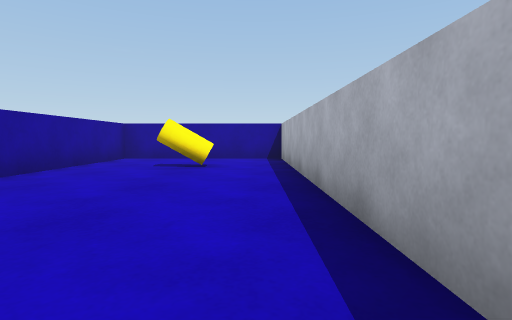
view 1 (above)

16 first-person views from a walk through a 3-D level made in the Unity game engine. The camera is 0.57 m above the floor, tilts 4° down and sees 80° across. The floor is counted in squares, 1 m on a side. Each view is taken from the middle of a square. On the plan, view 1 faces up. The plan holds only what a view shows up to about 9 squares ahead; the rest is blank. The player character is not drawn.

view 2
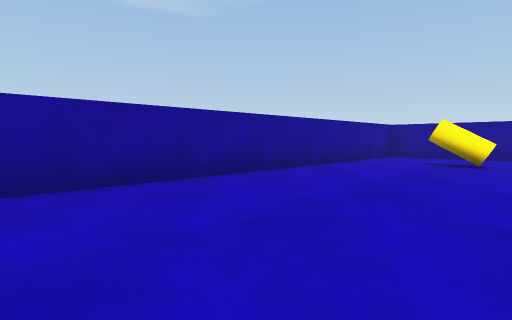

view 3
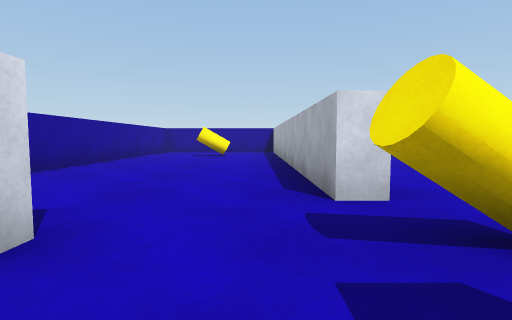

view 4
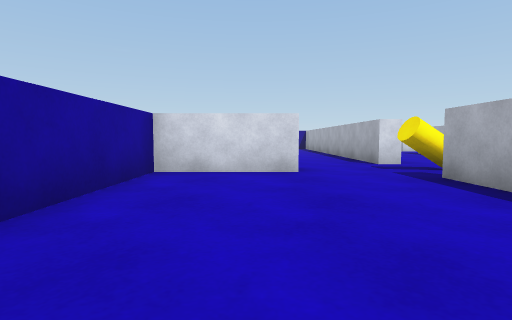

view 5
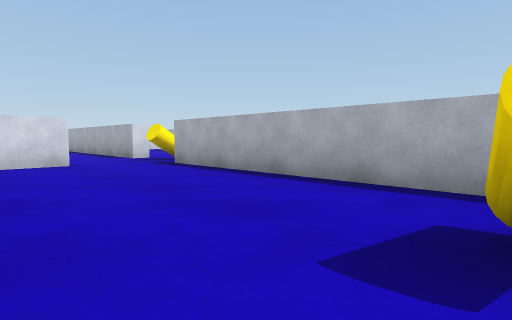

view 6
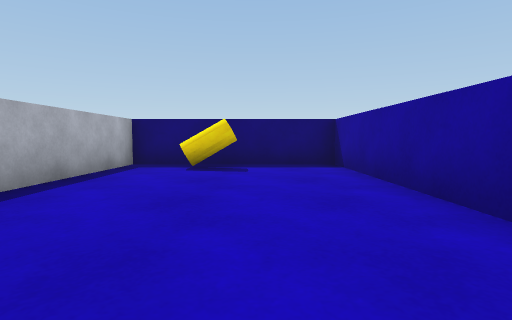

view 7
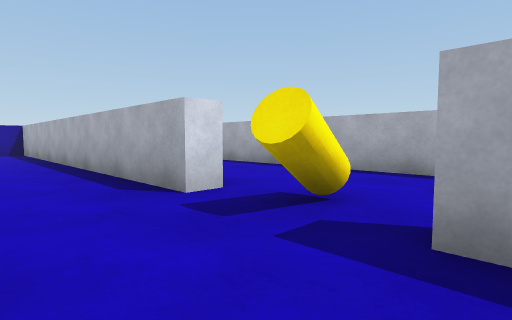

view 8
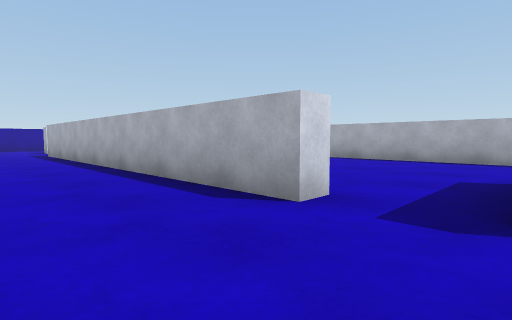

view 9
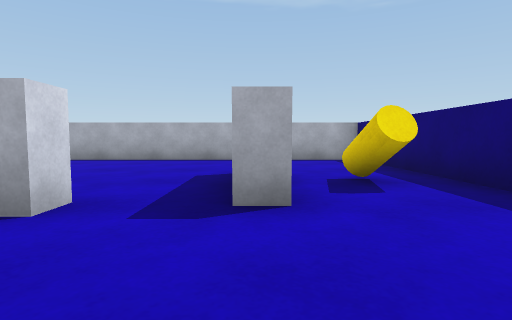

view 10
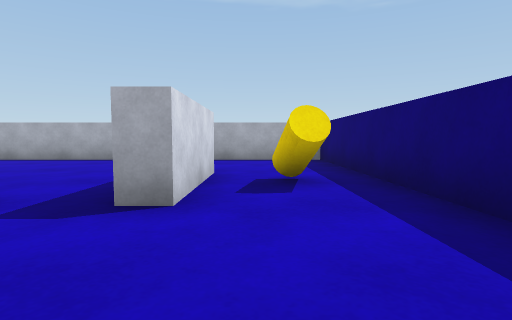

view 11
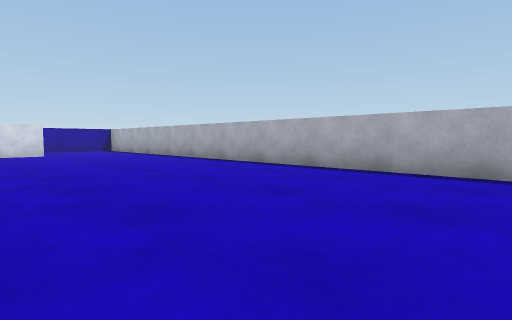

view 12
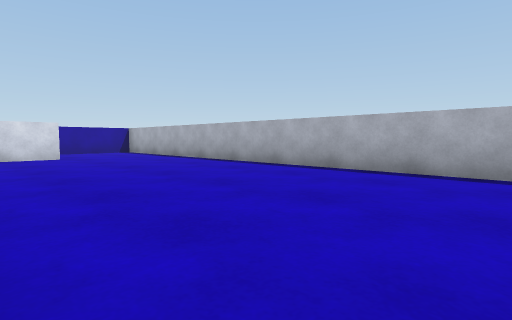

view 13
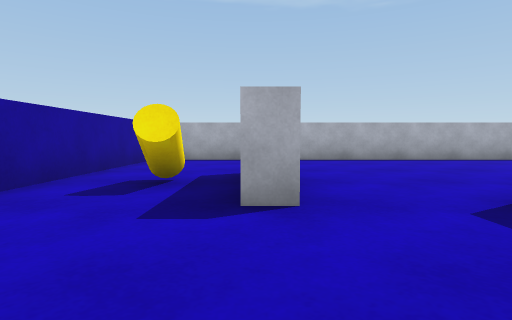

view 14
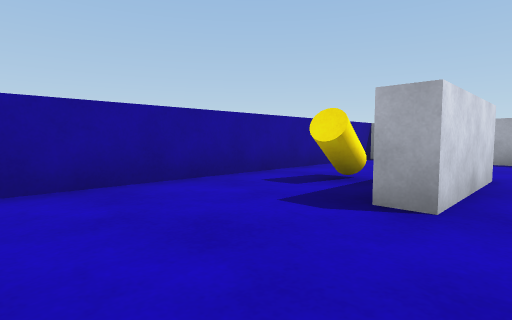

view 15
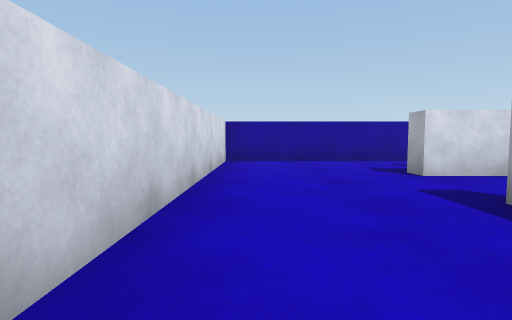

view 16
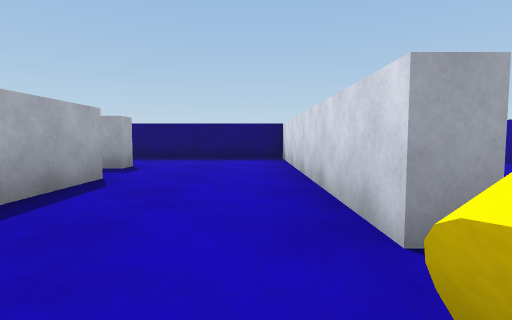

### Floor plan
Ten units are one square. View 1 is at (0, 0); x grows to the right and y downward. Boxes are objects, and circles mark ways between rooms. Rooms are numbered by the first view taken in them; rooms with no view inside come last. Other rooms are left out.
<svg viewBox="-42 -92 150 205">
<path fill="none" stroke="#000" d="M7 12 7 -87 -37 -87 -37 8M-12 28 -37 28 -37 108 7 108 7 36 12 36M12 12 7 12M12 36 12 108 103 108 103 -87 12 -87 12 -19M48 64 42 64 42 -38M71 -56 46 -56 46 -62M71 83 46 83 46 78 50 78"/>
<rect x="-15" y="-65" width="10" height="10" fill="#bbb"><title>other object</title></rect>
<rect x="-15" y="95" width="10" height="10" fill="#bbb"><title>other object</title></rect>
<rect x="5" y="15" width="10" height="10" fill="#bbb"><title>other object</title></rect>
<rect x="55" y="95" width="10" height="10" fill="#bbb"><title>other object</title></rect>
<rect x="55" y="-75" width="10" height="10" fill="#bbb"><title>other object</title></rect>
<circle cx="-5" cy="30" r="3" fill="#2a7"/>
<circle cx="10" cy="25" r="3" fill="#2a7"/>
<text x="-20" y="-30">1</text>
<text x="-10" y="60">2</text>
<text x="60" y="10">3</text>
</svg>
Room 1 opens to room 2. Room 2 opens to room 3.

Where each view was taken, in squares from view 1:
view 1: 0 up, 0 right, facing up
view 2: 1 down, 0 right, facing up-left
view 3: 4 down, 0 right, facing up
view 4: 8 down, 2 left, facing up
view 5: 10 down, 3 left, facing up-right
view 6: 4 down, 2 left, facing down
view 7: 4 down, 1 left, facing up-right
view 8: 8 down, 2 right, facing up-right
view 9: 8 down, 2 right, facing right
view 10: 9 down, 2 right, facing right
view 11: 6 down, 5 right, facing up-right
view 12: 4 down, 5 right, facing up-right
view 13: 6 up, 2 right, facing right
view 14: 5 up, 2 right, facing up-right
view 15: 1 up, 2 right, facing up
view 16: 2 down, 2 right, facing down
